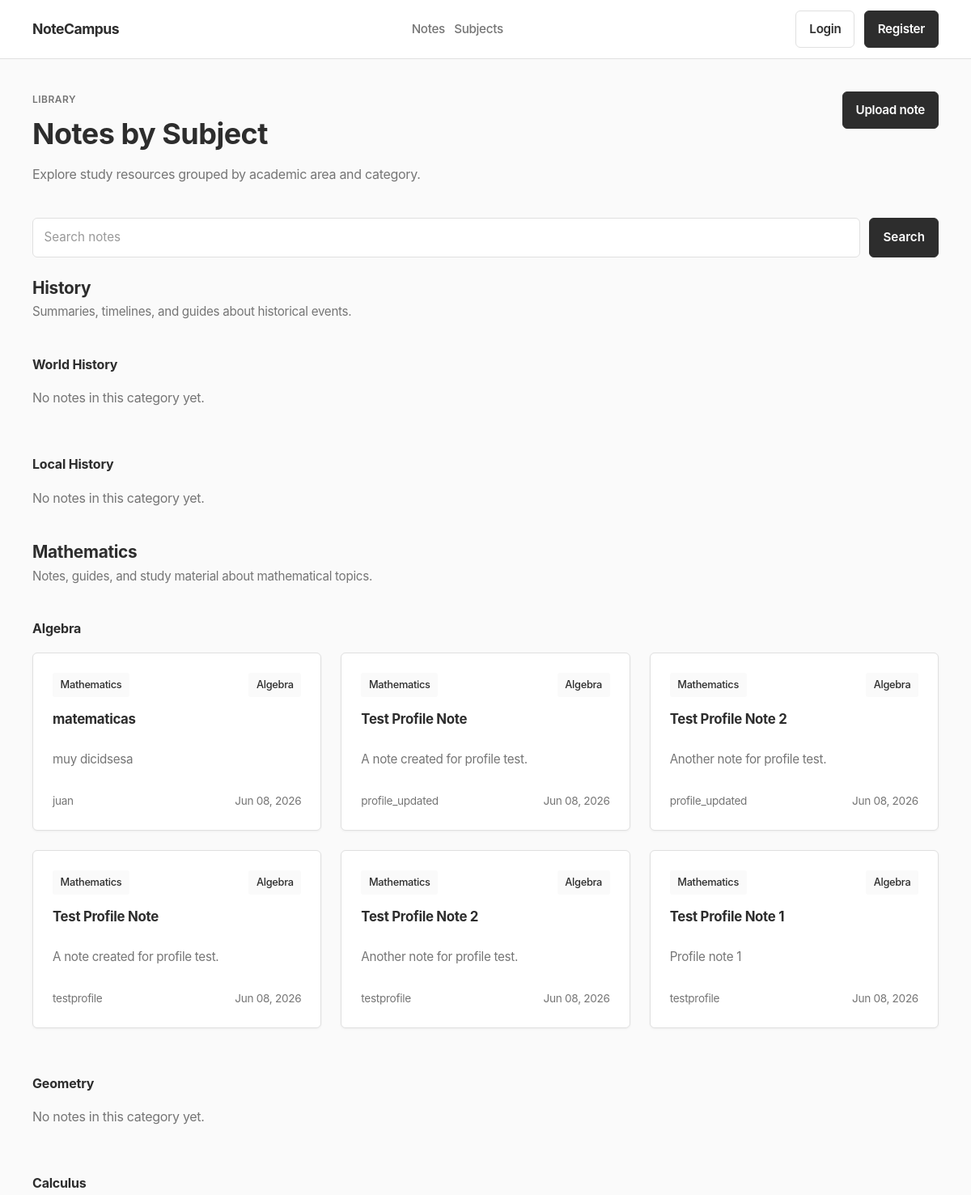
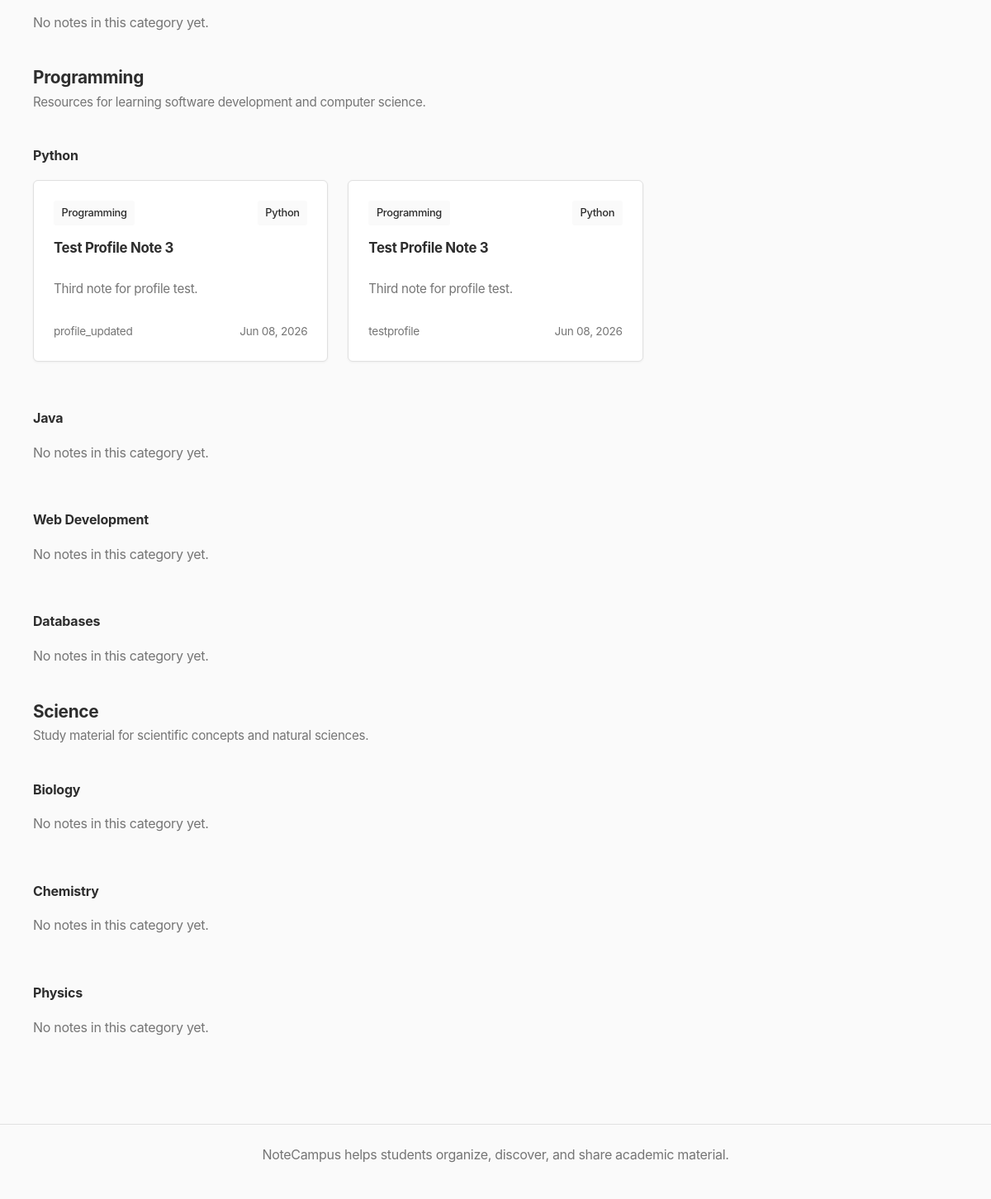
The app's page /notes with its own data (2 pictures, top to bottom).
### app/models/subject.py (models this page shows, shortened)
class Subject(db.Model):
    __tablename__ = "subjects"
    id = db.Column(db.Integer, primary_key=True)
    name = db.Column(
        db.String(100),
        unique=True,
        nullable=False
    )
    description = db.Column(
        db.Text,
        nullable=False
    )
    categories = db.relationship(
        "Category",
        backref="subject",
        lazy=True,
        cascade="all, delete-orphan"
    )
    notes = db.relationship(
        "Note",
        backref="subject",
        lazy=True
    )

### app/models/category.py (models this page shows, shortened)
class Category(db.Model):
    __tablename__ = "categories"
    id = db.Column(db.Integer, primary_key=True)
    name = db.Column(
        db.String(100),
        nullable=False
    )
    description = db.Column(
        db.Text,
        nullable=False
    )
    subject_id = db.Column(
        db.Integer,
        db.ForeignKey("subjects.id"),
        nullable=False
    )
    notes = db.relationship(
        "Note",
        backref="category",
        lazy=True
    )
    __table_args__ = (
        db.UniqueConstraint(
            "name",
            "subject_id",
            name="uq_category_name_subject"
        ),
    )

### app/models/note.py (models this page shows, shortened)
class Note(db.Model):
    __tablename__ = "notes"
    id = db.Column(db.Integer, primary_key=True)
    title = db.Column(
        db.String(150),
        nullable=False
    )
    description = db.Column(
        db.Text,
        nullable=False
    )
    file_url = db.Column(
        db.String(255),
        nullable=False
    )
    user_id = db.Column(
        db.Integer,
        db.ForeignKey("users.id"),
        nullable=False
    )
    subject_id = db.Column(
        db.Integer,
        db.ForeignKey("subjects.id"),
        nullable=False
    )
    category_id = db.Column(
        db.Integer,
        db.ForeignKey("categories.id"),
        nullable=False
    )
    created_at = db.Column(
        db.DateTime,
        server_default=db.func.now()
    )

### app/models/user.py (models this page shows, shortened)
class User(db.Model, UserMixin):
    __tablename__ = "users"
    id = db.Column(db.Integer, primary_key=True)
    username = db.Column(
        db.String(50),
        unique=True,
        nullable=False
    )
    email = db.Column(
        db.String(120),
        unique=True,
        nullable=False
    )
    password = db.Column(
        db.String(255),
        nullable=False
    )
    created_at = db.Column(
        db.DateTime,
        server_default=db.func.now()
    )
    notes = db.relationship(
        "Note",
        backref="author",
        lazy=True
    )

### app/routes/notes.py (the view)
@notes.route("/notes")
def list_notes():
    subjects = Subject.query.order_by(Subject.name.asc()).all()
    return render_template(
        "notes.html",
        subjects=subjects
    )

### app/templates/notes.html (shortened to what this page needs)
{% extends "base.html" %}
{% block content %}
    <section class="page-heading">
        <div>
            <p class="eyebrow">Library</p>
            <h1>Notes by Subject</h1>
            <p class="muted">Explore study resources grouped by academic area and category.</p>
        </div>
        <a class="button button-primary" href="{{ url_for('notes.upload_note') }}">Upload note</a>
    </section>
    <form class="search-bar" method="GET" action="{{ url_for('notes.search') }}">
        <input type="search" name="q" placeholder="Search notes" required>
        <button class="button button-primary" type="submit">Search</button>
    </form>
    {% if subjects %}
        {% for subject in subjects %}
            <section class="subject-band">
                <div class="section-title">
                    <h2>
                        <a href="{{ url_for('subjects.subject_detail', subject_id=subject.id) }}">
                            {{ subject.name }}
                        </a>
                    </h2>
                    <p>{{ subject.description }}</p>
                </div>
                {% for category in subject.categories %}
                    <div class="category-block">
                        <h3>
                            <a href="{{ url_for('subjects.category_detail', category_id=category.id) }}">
                                {{ category.name }}
                            </a>
                        </h3>
                        {% if category.notes %}
                            <div class="grid grid-3">
                                {% for note in category.notes %}
                                    <article class="note-card">
                                        <div class="card-meta">
                                            <span>{{ subject.name }}</span>
                                            <span>{{ category.name }}</span>
                                        </div>
                                        <h4>
                                            <a href="{{ url_for('notes.note_detail', note_id=note.id) }}">
                                                {{ note.title }}
                                            </a>
                                        </h4>
                                        <p>{{ note.description }}</p>
                                        <div class="card-footer">
                                            <span>{{ note.author.username }}</span>
                                            <span>{{ note.created_at.strftime('%b %d, %Y') if note.created_at else 'Recently' }}</span>
                                        </div>
                                    </article>
                                {% endfor %}
                            </div>
                        {% else %}
                            <p class="muted">No notes in this category yet.</p>
                        {% endif %}
                    </div>
                {% endfor %}
            </section>
        {% endfor %}
    {% else %}
        <div class="empty-state">
            <h2>No subjects yet</h2>
            <p>Subjects will appear here when they are available.</p>
        </div>
    {% endif %}
{% endblock %}

### app/static/css/main.css (style rules this page uses)
:root { --color-bg: #fafafa; --color-surface: #ffffff; --color-ink: #2d2d2d; --color-muted: #757575; --color-border: #e0e0e0; --color-primary: #2d2d2d; --color-primary-dark: #1a1a1a; --color-accent: #0066cc; --color-accent-hover: #0052a3; --color-danger: #d32f2f; --shadow-minimal: 0 1px 3px rgba(0, 0, 0, 0.05); --radius: 6px; --space-xs: 0.35rem; --space-sm: 0.7rem; --space-md: 1rem; --space-lg: 1.5rem; --space-xl: 2.5rem; --space-2xl: 4rem; --font-body: -apple-system, BlinkMacSystemFont, "Segoe UI", Roboto, "Helvetica Neue", sans-serif; }
* { box-sizing: border-box; }
body { margin: 0; min-height: 100vh; background: var(--color-bg); color: var(--color-ink); font-family: var(--font-body); line-height: 1.6; font-weight: 400; letter-spacing: -0.3px; }
a { color: inherit; text-decoration: none; }
h1, h2, h3, h4, p { margin-top: 0; }
h1 { font-size: clamp(1.75rem, 3vw, 2.5rem); line-height: 1.2; margin-bottom: var(--space-md); font-weight: 700; letter-spacing: -0.5px; }
h2 { font-size: 1.3rem; line-height: 1.3; font-weight: 700; letter-spacing: -0.3px; }
h3 { font-size: 1rem; font-weight: 700; letter-spacing: -0.2px; }
input, textarea, select, button { font: inherit; }
.eyebrow, .card-kicker { color: var(--color-muted); font-size: 0.75rem; font-weight: 600; letter-spacing: 0.5px; text-transform: uppercase; }
.muted { color: var(--color-muted); }
.button { min-height: 40px; display: inline-flex; align-items: center; justify-content: center; border: 1px solid transparent; border-radius: var(--radius); padding: 0.6rem 1rem; font-weight: 600; font-size: 0.95rem; cursor: pointer; transition: all 0.2s; }
.button-primary { background: var(--color-primary); color: white; border-color: var(--color-primary); }
.page-heading { display: flex; align-items: flex-start; justify-content: space-between; gap: var(--space-lg); margin-bottom: var(--space-lg); }
.page-heading div:first-child { flex: 1; }
.section-title { margin-bottom: var(--space-lg); }
.section-title h2 { margin-bottom: 0.3rem; }
.section-title p { color: var(--color-muted); font-size: 0.95rem; margin: 0; }
.grid { display: grid; gap: var(--space-lg); }
.grid-3 { grid-template-columns: repeat(auto-fill, minmax(300px, 1fr)); }
.card, .note-card, .subject-card, .stat-card, .auth-panel, .form-card, .detail-sidebar, .empty-state { background: var(--color-surface); border: 1px solid var(--color-border); border-radius: var(--radius); box-shadow: var(--shadow-minimal); }
.card, .note-card, .subject-card, .empty-state { padding: var(--space-lg); }
.note-card, .subject-card { display: flex; min-height: 220px; flex-direction: column; justify-content: space-between; padding: var(--space-lg); }
.note-card h2, .note-card h3, .note-card h4, .subject-card h2 { margin-bottom: var(--space-sm); font-size: 1.05rem; }
.note-card p, .subject-card p, .card p { color: var(--color-muted); font-size: 0.95rem; line-height: 1.5; }
.card-meta, .card-footer, .card-actions { display: flex; align-items: center; justify-content: space-between; gap: var(--space-sm); color: var(--color-muted); font-size: 0.85rem; }
.card-meta span { padding: 0.3rem 0.6rem; border-radius: 3px; background: var(--color-bg); color: var(--color-primary); font-weight: 500; font-size: 0.8rem; }
.search-bar { display: flex; gap: var(--space-sm); margin-bottom: var(--space-lg); }
.search-bar input { flex: 1; }
input, textarea, select { width: 100%; border: 1px solid var(--color-border); border-radius: var(--radius); background: var(--color-surface); color: var(--color-ink); padding: 0.7rem 0.85rem; font-size: 0.95rem; transition: border-color 0.2s, box-shadow 0.2s; }
input::placeholder, textarea::placeholder { color: #999; }
.subject-band, .category-block { margin-bottom: var(--space-xl); }
.category-block { padding-top: var(--space-md); }

### records on screen
Subject: name "History", description "Summaries, timelines, and guides about historical events."
Category: name "World History", shows "No notes in this category yet."
Category: name "Local History", shows "No notes in this category yet."
Subject: name "Mathematics", description "Notes, guides, and study material about mathematical topics."
Category: name "Algebra"
Note: title "matematicas", description "muy dicidsesa", author.username "juan", created_at "Jun 08, 2026"
Note: title "Test Profile Note", description "A note created for profile test.", author.username "profile_updated", created_at "Jun 08, 2026"
Note: title "Test Profile Note 2", description "Another note for profile test.", author.username "profile_updated", created_at "Jun 08, 2026"
Note: title "Test Profile Note", description "A note created for profile test.", author.username "testprofile", created_at "Jun 08, 2026"
Note: title "Test Profile Note 2", description "Another note for profile test.", author.username "testprofile", created_at "Jun 08, 2026"
Note: title "Test Profile Note 1", description "Profile note 1", author.username "testprofile", created_at "Jun 08, 2026"
Category: name "Geometry", shows "No notes in this category yet."
Category: name "Calculus", shows "No notes in this category yet."
Subject: name "Programming", description "Resources for learning software development and computer science."
Category: name "Python"
Note: title "Test Profile Note 3", description "Third note for profile test.", author.username "profile_updated", created_at "Jun 08, 2026"
Note: title "Test Profile Note 3", description "Third note for profile test.", author.username "testprofile", created_at "Jun 08, 2026"
Category: name "Java", shows "No notes in this category yet."
Category: name "Web Development", shows "No notes in this category yet."
Category: name "Databases", shows "No notes in this category yet."
Subject: name "Science", description "Study material for scientific concepts and natural sciences."
Category: name "Biology", shows "No notes in this category yet."
Category: name "Chemistry", shows "No notes in this category yet."
Category: name "Physics", shows "No notes in this category yet."
